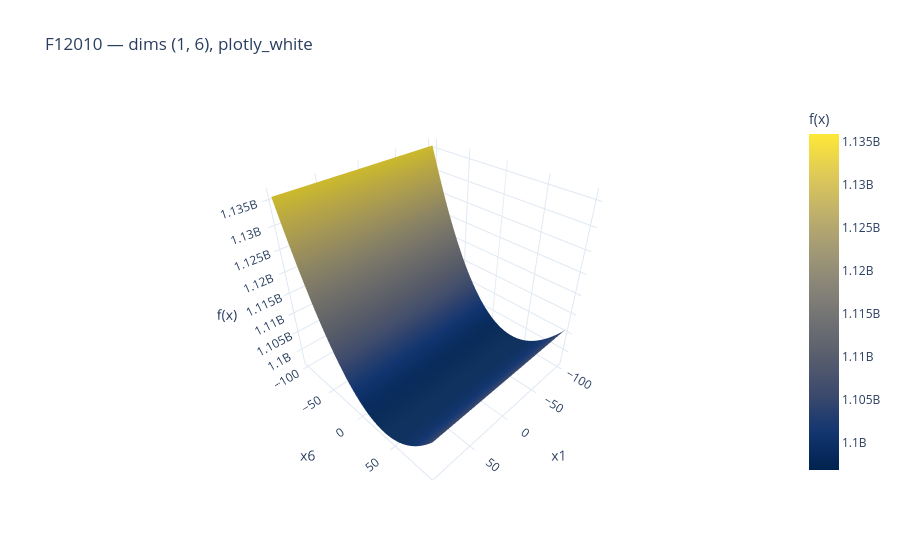

Notebook source saved alongside this figure:
### Markdown cell above
## 3. Colormaps and templates

`cmap` names are mapped onto built-in Plotly colorscales where they match, and
`template` takes a registered template name, a template dict or a
`go.layout.Template`.

### Code cell
Plotting(
    f0.evaluate,
    backend="plotly",
    selected_dims=(1, 6),
    cmap="cividis",
    template="plotly_white",
    title="F12010 — dims (1, 6), plotly_white",
).show()
